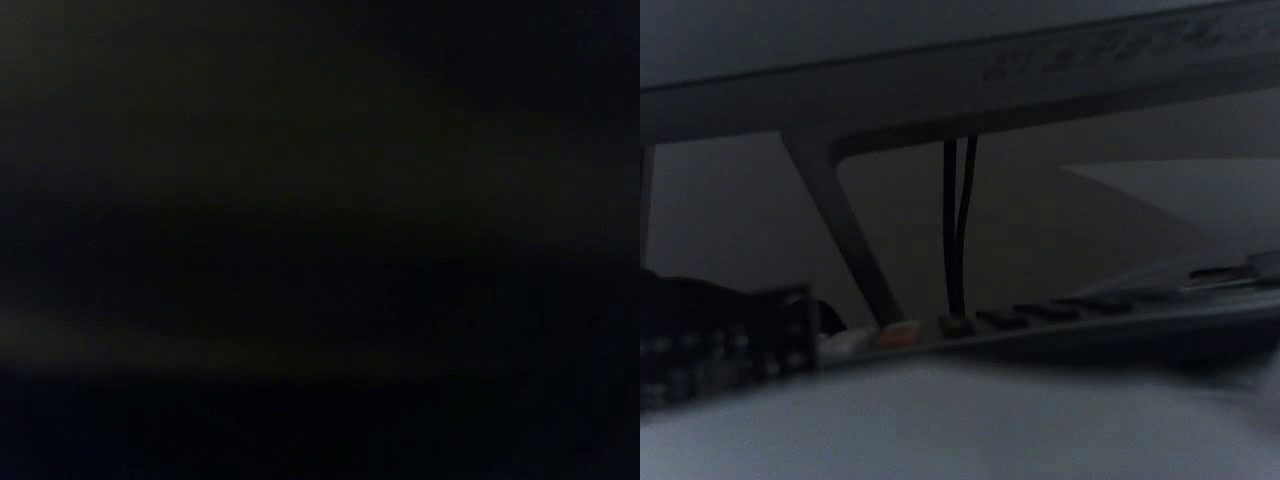
#> input picture frame 4 of vision/testing/output.avi, 1280 x 480 px
$ python stereoSplit.py   (Python 2 division)
#> lines starting #> are read from the running program, lines starting #| are printed output that depends on the picture
import numpy as np
import cv2
from datetime import datetime

# Set up cameras
capCombined  = cv2.VideoCapture('output.avi')

# Define the codec and create VideoWriter object
WIDTH = int(capCombined.get(cv2.CAP_PROP_FRAME_WIDTH))/2
HEIGHT = int(capCombined.get(cv2.CAP_PROP_FRAME_HEIGHT))

print(WIDTH,HEIGHT)

while(capCombined.isOpened()):
# Capture frame-by-frame
	ret, imageCombined  = capCombined.read()
#> imageCombined is the input picture: shape (480, 1280, 3); mean B, G, R 31.1, 28.8, 25.9
	if ret == False:
		break
# Our operations on the frame come here
	# gray = cv2.cvtColor(frame, cv2.COLOR_BGR2GRAY)
	imageLeft = imageCombined[0:HEIGHT, 0:WIDTH]
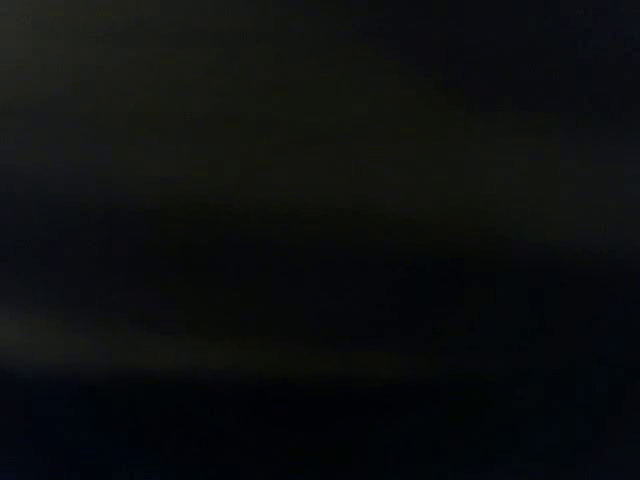
#> imageLeft: shape (480, 640, 3); mean B, G, R 14.3, 13.8, 12.1
	imageRight = imageCombined[0:HEIGHT, WIDTH+1:2*WIDTH]
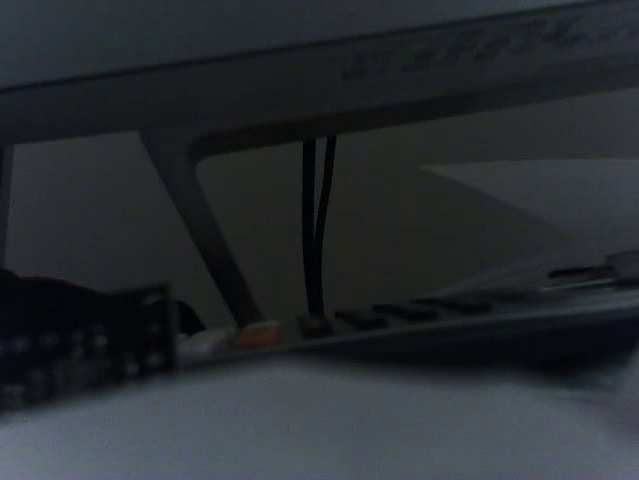
#> imageRight: shape (480, 639, 3); mean B, G, R 47.9, 43.8, 39.7
# Display the resulting frame
	cv2.imshow('left',imageLeft)
	cv2.imshow('right',imageRight)

	cv2.imshow('combined',imageCombined)

	if cv2.waitKey(100) & 0xFF == ord('q'):
#> (key q is pressed here)
		break

# When everything done, release the capture
capCombined.release()
cv2.destroyAllWindows()
